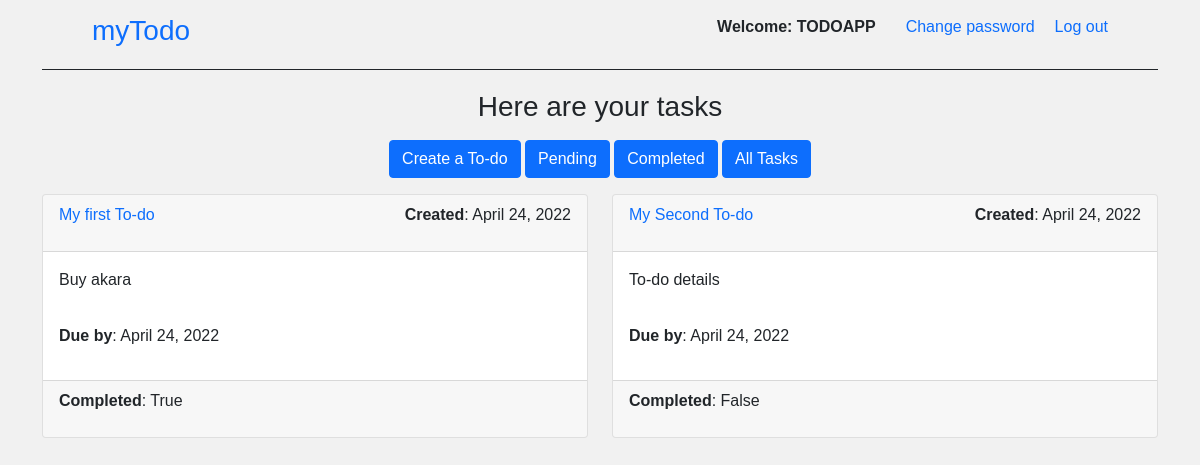
/task_lists/ (signed in), run on the app's committed database.
### Todoapp/models.py (models this page shows, shortened)
class Todo(models.Model):
    user= models.ForeignKey(Users, null=True, on_delete=models.CASCADE, blank=False)
    name= models.CharField(max_length=30)
    date_created=models.DateField(default=date.today)
    details=models.TextField(max_length=500, default="")
    due_date = models.DateField(default=date.today)
    completed= models.BooleanField()

### Todoapp/views.py (the view)
# urls.py: path('task_lists/', todo_list),
@login_required(login_url='/')
def todo_list(request):
    current_user=request.user
    todos = Todo.objects.filter(user=current_user)
    context={
        "todo_list":todos
    }
    return render(request, "Todoapp/todo_list.html", context)

### Todoapp/templates/Todoapp/todo_list.html
{% extends 'base.html' %}
{% block content %}
        <div class="text-center">
            <h3>
                {% if request.user.is_authenticated %}
               <p>Here are your tasks</p>
                {% else %}
                <p>Hello Anonymous</p>
                {% endif %}
            </h3>
            <div class="option">
                <a class="btn btn-primary" href="/create">Create a To-do</a>
                <a href="/pending" class="btn btn-primary">Pending</a>
                <a href="/completed" class="btn btn-primary">Completed</a>
                <a href="/task_lists" class="btn btn-primary">All Tasks</a>
            </div>
        </div>
        <div class="row">
        {% for todo in todo_list  %}
            <div class="col-sm">
            <div class="card mt-3">
                <div class="card-header">
                    <a class="link" href="/{{ todo.id }}">{{ todo.name }}</a>
                    <p><b>Created</b>: {{todo.date_created }} </p>
                </div>
                <div class="card-body">
                    {{todo.details}}
                </div>
                <div class="card-body">
                    <p> <b>Due by</b>: {{todo.due_date}}</p>
                </div>
                <div class="card-footer">
                    <p><b>Completed</b>: {{todo.completed}}</p>
                </div>
            </div>
            </div>
        {% endfor %}
        </div>
{% endblock content %}

### templates/base.html (shortened to what this page needs)
{% load static %}
<!DOCTYPE html>
<html lang="en">
<head>
    <link href="https://cdn.jsdelivr.net/npm/bootstrap@5.1.3/dist/css/bootstrap.min.css" rel="stylesheet">
    <link rel="stylesheet" href="{% static 'Todoapp/style.css' %}">
</head>
<body>
            <div class="container">
                <div class="top">
                    <h3><a href="/task_lists"> myTodo</a></h3>
                    <ul>
                        {% if request.user.is_authenticated %}
                        <span>Welcome: <b>{{request.user.username}}</b></span>
                        <div class="navba">
                            <a href="/change-password">Change password</a>
                            <a href="/logout">Log out</a>
                            {% else %}
                            <a href="/">Login</a>
                            <a href="/signup">Sign up</a>
                            {% endif %}
                        </div>
                    </ul>
                </div>
                {% block content %}
                {% endblock content %}
            </div>
</body>
</html>

### Todoapp/static/Todoapp/style.css (style rules this page uses)
* { box-sizing: border-box; }
body { font-family: Arial, Helvetica, sans-serif; margin: 0; padding: 0; background-color: #f1f1f1; }
.card-header { display: flex; justify-content: space-between; }
.link { text-decoration: none; }
.top { display: flex; justify-content: space-between; padding: 0 50px; height: 70px; align-items: center; border-bottom: 1px solid; margin-bottom: 20px; }
.top ul { display: flex; gap: 30px; align-items: center; }
.top ul span { font-weight: bolder; justify-content: center; }
.top ul span b { text-transform: uppercase; }
.top ul a, .top h3 a { text-decoration: none; }
.row { flex-wrap: wrap; }
.navba { display:flex; gap:20px; }

### data on the page
Todo: name "My first To-do", date_created "April 24, 2022", details "Buy akara", due_date "April 24, 2022", completed "True"
Todo: name "My Second To-do", date_created "April 24, 2022", details "To-do details", due_date "April 24, 2022", completed "False"

### other printed values
{{ request.user.username }} "TODOAPP"
